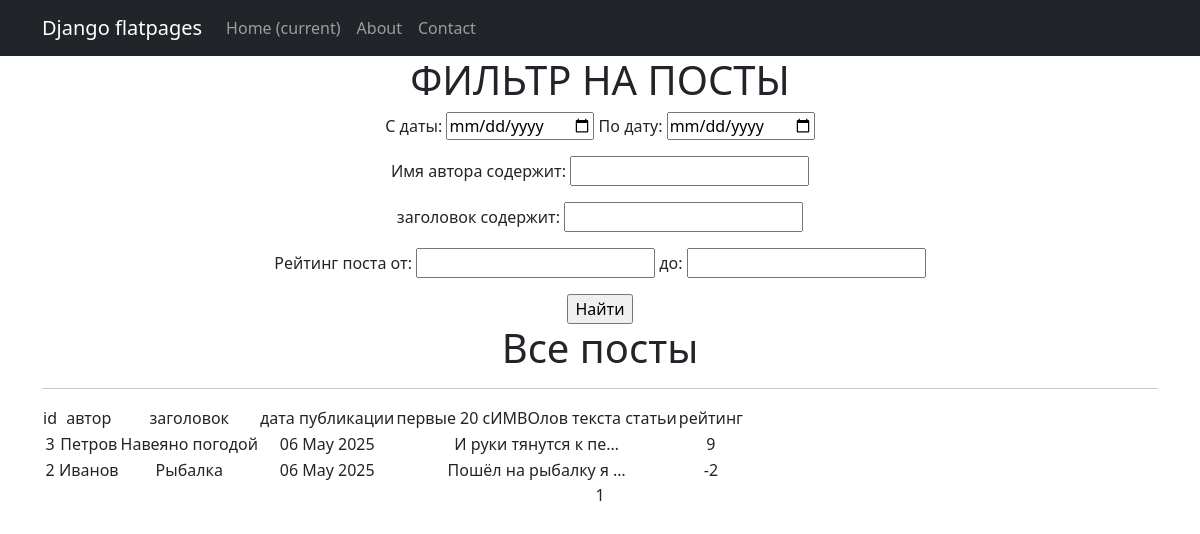
Screenshot of /articles/search/ with the database file from the repository.
### news/models.py (models this page shows, shortened)
class Post(models.Model):
    txt = 't'
    news = 'n'
    TIPS = [(txt, 'Статья'),(news, 'Новость'),]
    categorys = models.ManyToManyField(Category, through = 'PostCategory')
    author = models.ForeignKey(Author, on_delete=models.CASCADE, related_name='author_post')
    tip = models.CharField(max_length=1,choices=TIPS,default=txt)
    time_in = models.DateTimeField(auto_now_add=True)
    zagolov = models.CharField(max_length=100, default='')
    text = models.TextField()
    raiting = models.IntegerField(default=0)
    likes = models.IntegerField(default=0)
    dislikes = models.IntegerField(default=0)
    comments = models.ManyToManyField(User, through = 'Comment')

class Author(models.Model):
   user = models.OneToOneField(User, on_delete=models.CASCADE)
   raiting = models.IntegerField(default=0)
   kolzap = models.IntegerField(default=0)
   timezap = models.DateTimeField(auto_now_add=True)
   def __str__(self):
       return self.user.username

### news/views.py (the view)
class ArtListSearch(PostsListSearch):  # наследуется всё что можно из первого варианта
    def get_queryset(self):
        queryset = super().get_queryset().filter(tip='t').order_by('-time_in')
        self.filterset = PostFilter(self.request.GET, queryset)
        return self.filterset.qs

### news/templatetags/custom_filters.py (called while the page is built)
@register.filter
def censor(text):
    zaprety = set(z.zapret.lower() for z in Zapret.objects.all())
    znaki='.,+-*/|\!?:; '
    rez=[text]
    for pr in range(len(znaki)):
        zn=znaki[pr]
        rz = []
        for text in rez:
            words = text.split(zn)
            k = 0
            for word in words:
                if k > 0: rz.append(zn)
                rz.append(word)
                k += 1
        rez=rz;rz=[]
    words = rez
    for word in words:
        if word.lower() in zaprety:
            rz.append(word[0] + '*' * (len(word)-1))
        else:
            rz.append(word)
    text = ''.join(rz)
    return text

### news/templatetags/custom_tags.py (called while the page is built)
@register.simple_tag()
def current_time(format_string='%b %d %Y'):
   return datetime.utcnow().strftime(format_string)

### news/views.py (called while the page is built)
    def get_queryset(self):
        queryset = super().get_queryset().order_by('-time_in')
        self.filterset = PostFilter(self.request.GET, queryset)
        return self.filterset.qs

    def get_context_data(self, **kwargs):
        context = super().get_context_data(**kwargs)
        context['filterset'] = self.filterset
        query_params = self.request.GET.copy()
        if 'page' in query_params:
            query_params.pop('page')
        context['filter_query'] = query_params.urlencode()
        return context

### templates/post_list_search.html (shortened to what this page needs)
{% extends 'flatpages/default.html' %}
{% load custom_filters %}
{% load custom_tags %}
{% block content %}
    <h1>ФИЛЬТР НА ПОСТЫ</h1>
   <form action="" method="get"  >
  <div>
    {% for field in filterset.form %}
      {% if field.name != 'time_in__gt' and field.name != 'time_in__lt' and field.name != 'raiting__gt' and field.name != 'raiting__lt' %}
        <p>
          {{ field.label_tag }} {{ field }}
        </p>
      {% endif %}
      {% if field.name == 'time_in__gt'  %}
        <p>
            {{ filterset.form.time_in__gt.label_tag }} {{ filterset.form.time_in__gt }}
            {{ filterset.form.time_in__lt.label_tag }} {{ filterset.form.time_in__lt }}
        </p>
      {% endif %}
      {% if field.name == 'raiting__gt'  %}
        <p>
            {{ filterset.form.raiting__gt.label_tag }} {{ filterset.form.raiting__gt }}
            {{ filterset.form.raiting__lt.label_tag }} {{ filterset.form.raiting__lt }}
        </p>
      {% endif %}
    {% endfor %}
  </div>
       <input type="submit" value="Найти" />
   </form>
   <h1>Все посты</h1>
   <hr>
   {% if posts %}
       <table>
           <tr>
               <td>id</td>
               <td>автор</td>
               <td>заголовок</td>
               <td>дата публикации </td>
               <td> первые 20 сИМВОлов текста статьи</td>
               <td>рейтинг</td>
           </tr>
           {% for post in posts %}
           <tr>
               <td>{{ post.id }}</td>
               <td>{{ post.author }}</td>
               <td>{{ post.zagolov|censor }}</td>
               <td>{{ post.time_in|date:'d M Y'  }}</td>
               <td>{{ post.text|censor|truncatechars:20 }}</td>
               <td>{{ post.raiting}}</td>
           </tr>
           {% endfor %}
       </table>
   {% else %}
       <h2>Постов нет!</h2>
   {% endif %}
   {{ page_obj.number }}
{% endblock content %}

### rows the page displays
Post: id "3", author "Петров", zagolov|censor "Навеяно погодой", time_in "06 May 2025", text|censor "И руки тянутся к пе…", raiting "9"
Post: id "2", author "Иванов", zagolov|censor "Рыбалка", time_in "06 May 2025", text|censor "Пошёл на рыбалку я …", raiting "-2"

### other values shown
{{ filterset.form.time_in__gt.label_tag }} "С даты:"
{{ filterset.form.time_in__lt.label_tag }} "По дату:"
{{ field.label_tag }} "Имя автора содержит:" "заголовок содержит:"
{{ filterset.form.raiting__gt.label_tag }} "Рейтинг поста от:"
{{ filterset.form.raiting__lt.label_tag }} "до:"
{{ page_obj.number }} "1"
